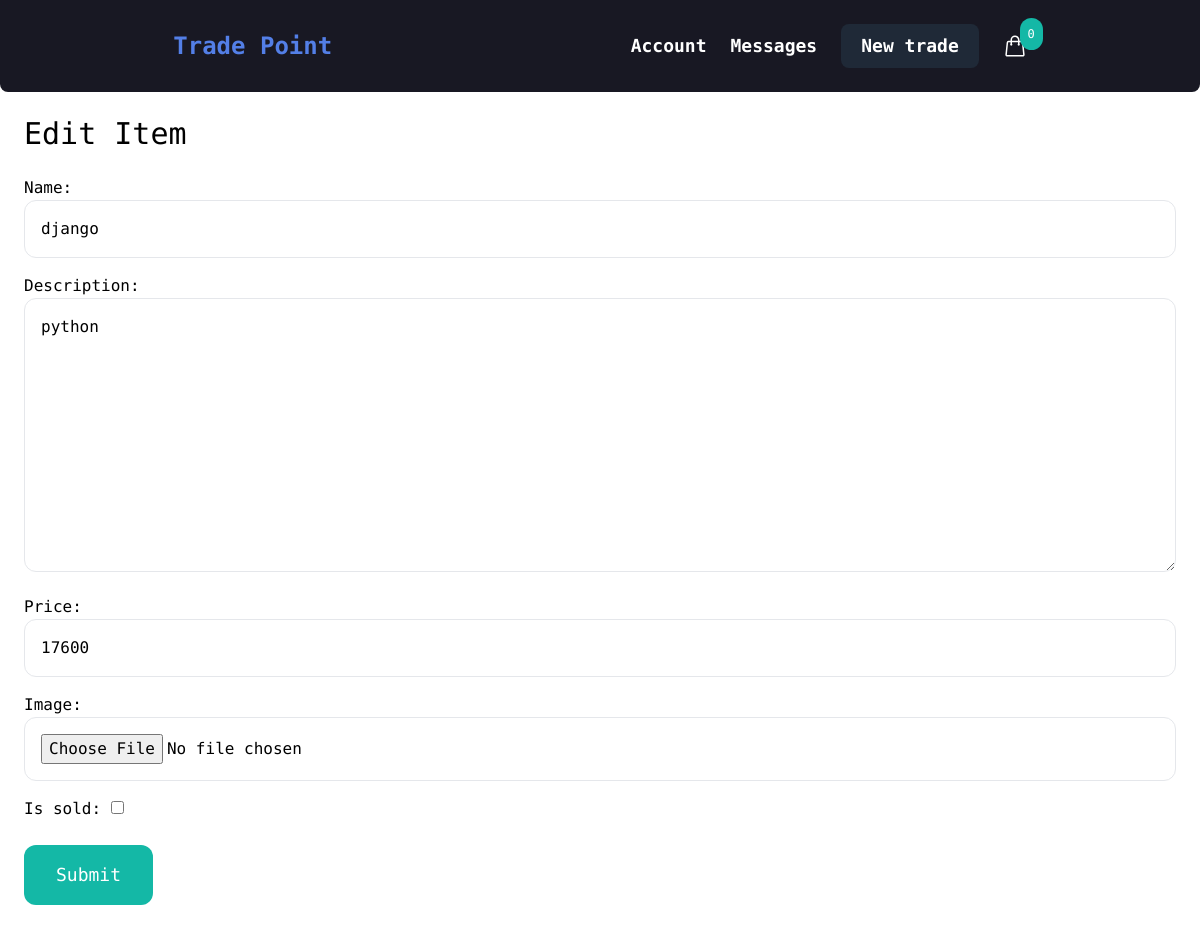
Screenshot of /items/10/edit/ (signed in) with the database file from the repository.
### item/models.py (models this page shows, shortened)
class Item(models.Model):
    category = models.ForeignKey(Category, related_name='items', on_delete=models.CASCADE)
    name = models.CharField(max_length=200)
    description = models.TextField(blank=True, null=True)
    price = models.IntegerField()
    image = models.ImageField(upload_to='item_images', blank=True, null=True)
    thumbnail = models.ImageField(upload_to='item_images', blank=True, null=True)
    is_sold = models.BooleanField(default=False)
    created_at = models.DateTimeField(auto_now_add=True)
    created_by = models.ForeignKey(User, related_name='items', on_delete=models.CASCADE)
    updated_at = models.DateTimeField(auto_now=True)
    class Meta:
        ordering = ('-created_at',)

### item/views.py (the view)
# urls.py: path('<int:pk>/edit/', views.edit, name='edit'),
@login_required
def edit(request, pk):
    item = get_object_or_404(Item, pk=pk, created_by=request.user)
    if request.method == "POST":
        form = EditItemForm(request.POST, request.FILES, instance=item)
        if form.is_valid():
            form.save()
            return redirect('item:detail', pk=item.pk)
    else:
        form = EditItemForm(instance=item)
    return render(request, 'item/form.html', {
        'form': form,
        'title': 'Edit Item',
    })

### item/forms.py
class EditItemForm(forms.ModelForm):
    class Meta:
        model = Item
        fields = ('name', 'description', 'price', 'image', 'is_sold')
        widgets = {
            'name': forms.TextInput(attrs={
                'class': INPUT_CLASSES
            }),
            'description': forms.Textarea(attrs={
                'class': INPUT_CLASSES
            }),
            'price': forms.TextInput(attrs={
                'class': INPUT_CLASSES
            }),
            'image': forms.FileInput(attrs={
                'class': INPUT_CLASSES
            }),
        }

### cart/cart.py (called while the page is built)
    def __len__(self):
        return sum(item['quantity'] for item in self.cart.values())

### cart/context_processors.py (called while the page is built)
def cart(request):
    return {'cart': Cart(request)}

### item/templates/item/form.html (shortened to what this page needs)
{% extends 'main.html' %}
{% block content %}
<h1 class="mb-6 text-3xl">
    {{title}}
</h1>
<form action="" method="post" enctype="multipart/form-data">
    <div class="space-y-4">
        {{form.as_p}}
    </div>
    <button class="mt-6 py-4 px-8 text-lg bg-teal-500 hover:bg-teal-700 rounded-xl text-white">Submit</button>
</form>
{% endblock content %}

### static/css/main.css (style rules this page uses)
* { font-family: 'Space Mono', monospace; }

### rows the page displays
Item: name "django", description "python", price "17600"

### other values shown
{{ cart|length }} "0"
{{ title }} "Edit Item"
